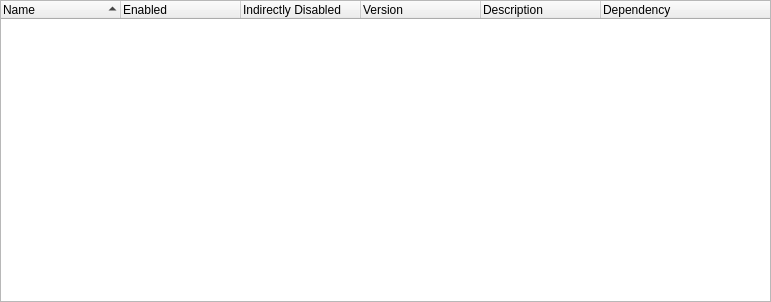
<?xml version="1.0" encoding="UTF-8"?>
<ui version="4.0">
 <class>PluginLoader::PluginView</class>
 <widget class="QWidget" name="PluginLoader::PluginView">
  <property name="geometry">
   <rect>
    <x>0</x>
    <y>0</y>
    <width>771</width>
    <height>302</height>
   </rect>
  </property>
  <layout class="QGridLayout" name="gridLayout">
   <property name="margin">
    <number>0</number>
   </property>
   <item row="1" column="0">
    <widget class="QTreeWidget" name="pluginsTree">
     <property name="alternatingRowColors">
      <bool>true</bool>
     </property>
     <property name="sortingEnabled">
      <bool>true</bool>
     </property>
     <property name="columnCount">
      <number>6</number>
     </property>
     <attribute name="headerDefaultSectionSize">
      <number>120</number>
     </attribute>
     <column>
      <property name="text">
       <string comment="Name of the plugin">Name</string>
      </property>
     </column>
     <column>
      <property name="text">
       <string comment="Checked if plugin is enabled">Enabled</string>
      </property>
     </column>
     <column>
      <property name="text">
       <string comment="Checked if this plugin depends on disabled plugin">Indirectly Disabled</string>
      </property>
     </column>
     <column>
      <property name="text">
       <string comment="Version of plugin">Version</string>
      </property>
     </column>
     <column>
      <property name="text">
       <string comment="Description of plugin">Description</string>
      </property>
     </column>
     <column>
      <property name="text">
       <string comment="This plugin depends on following plugins">Dependency</string>
      </property>
     </column>
    </widget>
   </item>
  </layout>
 </widget>
 <resources/>
 <connections/>
</ui>
